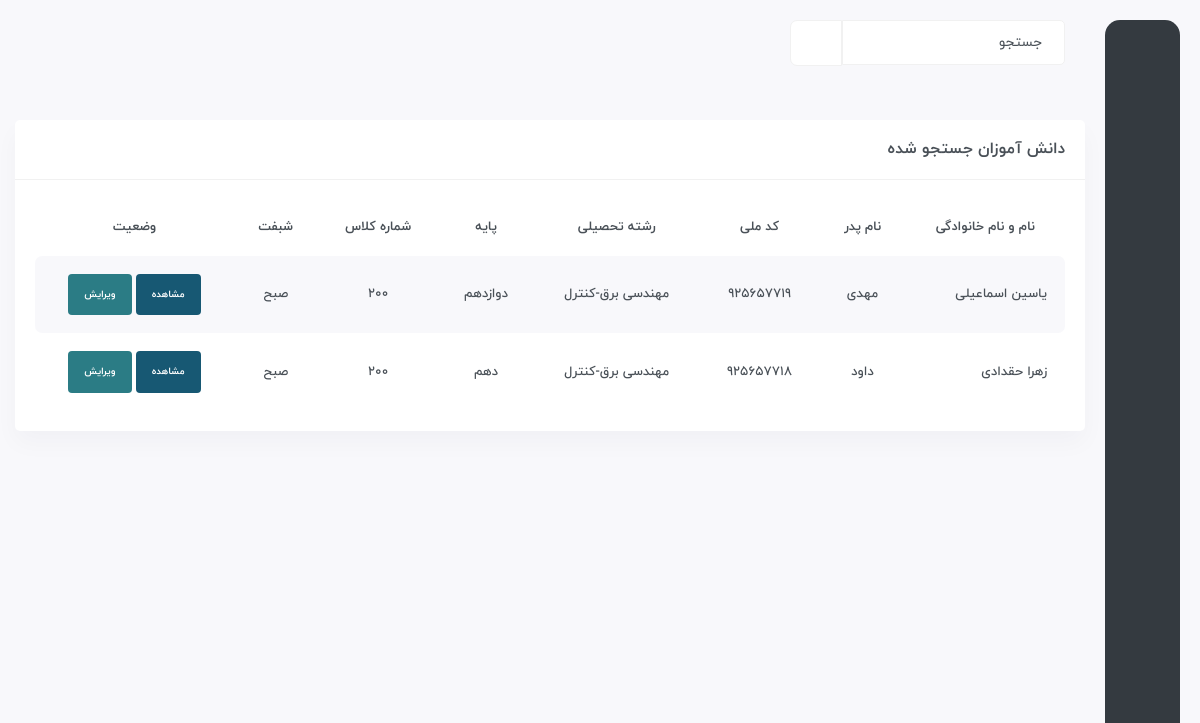
The app's page /search/ with its own data.
### Student/models.py (models this page shows, shortened)
class Student(models.Model):
    full_name = models.CharField(max_length=200)
    father_name = models.CharField(max_length=100)
    id_code = models.IntegerField(unique=True)
    class_id = models.ForeignKey(Class, on_delete=models.CASCADE)
    reshte = models.ForeignKey(Reshte, on_delete=models.CASCADE)
    level = models.CharField(choices=LEVEL, max_length=8)
    level_up = models.BooleanField(default=False)
    date = models.DateField()
    usn = models.CharField(primary_key=True, max_length=200)
    zang = models.BooleanField(choices=ZANG, null=True, blank=True)
    objects = Manager()
    def get_absolute_url(self):
        return reverse('student:student',args=[self.id_code])

class Reshte(models.Model):
    name = models.CharField(max_length=100)
    def __str__(self):
        return self.name

class Class(models.Model):
    number = models.IntegerField()
    shift = models.CharField(choices=SHIFT, max_length=3)

### Student/views.py (the view)
class SearchingView(generic.ListView):
    template_name = 'search.html'
    context_object_name = 'student_class_room'
    def get_queryset(self):
        query = self.request.GET.get('query')
        if query is not None:
            return models.Student.objects.get_searching(query)
        return models.Student.objects.all()

### Student/templates/search.html (shortened to what this page needs)
{% extends 'base.html' %}
{% block body %}
	<div id="main-wrapper">
	    <div class="content-body">
		<div class="container">
		    <div class="row">
			<div class="col-xxl-12">
			    <div class="card">
				<div class="card-header">
					<div>
						<h4 class="card-title">دانش آموزان جستجو شده</h4>
					</div>
				</div>
				<div class="card-body">
				    <div class="table-responsive">
					<table class="table table-striped responsive-table text-center">
					    <thead>
						<tr>
						    <th>نام و نام خانوادگی</th>
						    <th>نام پدر</th>
						    <th>کد ملی</th>
						    <th>رشته تحصیلی</th>
						    <th>پایه</th>
						    <th>شماره کلاس</th>
						    <th>شبفت</th>
						    <th>وضعیت</th>
						</tr>
					    </thead>
					    <tbody>
						{% for s in student_class_room %}
							<tr>
								<td><span class="danger-arrow">{{ s.full_name }}</span>
								</td>
								<td class="coin-name">
									{{ s.father_name }}
								</td>
								<td>
									{{ s.id_code }}
								</td>
								<td>{{ s.reshte }}</td>
								<td>{{ s.level }}</td>
								<td>{{ s.class_id.number }}</td>
								<td>{{ s.class_id.shift }}</td>
								<td>
									<div class="badge bg-primary p-3"><a href="{{ s.get_absolute_url }}" class="text-white">مشاهده</a></div>
									<div class="badge bg-warning p-3"><a href="{% url 'student:student-edit' s.full_name s.id_code %}" class="text-white">ویرایش</a></div>
								</td>
							</tr>
						{% endfor %}
					    </tbody>
					</table>
				    </div>
				</div>
			    </div>
			</div>
		    </div>
		</div>
	    </div>
	</div>
{% endblock %}

### records on screen
Student: full_name "یاسین اسماعیلی", father_name "مهدی", id_code "925657719", reshte "مهندسی برق-کنترل", level "دوازدهم", class_id.number "200", class_id.shift "صبح"
Student: full_name "زهرا حقدادی", father_name "داود", id_code "925657718", reshte "مهندسی برق-کنترل", level "دهم", class_id.number "200", class_id.shift "صبح"
